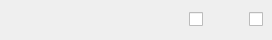
<ui version="4.0" >
 <author></author>
 <comment></comment>
 <exportmacro></exportmacro>
 <class>QtSignalSettingsWidget</class>
 <widget class="QWidget" name="QtSignalSettingsWidget" >
  <property name="geometry" >
   <rect>
    <x>0</x>
    <y>0</y>
    <width>272</width>
    <height>40</height>
   </rect>
  </property>
  <property name="windowTitle" >
   <string>Form</string>
  </property>
  <layout class="QVBoxLayout" >
   <property name="margin" >
    <number>9</number>
   </property>
   <property name="spacing" >
    <number>6</number>
   </property>
   <item>
    <layout class="QHBoxLayout" >
     <property name="margin" >
      <number>0</number>
     </property>
     <property name="spacing" >
      <number>6</number>
     </property>
     <item>
      <widget class="QLabel" name="signatureLabel" >
       <property name="text" >
        <string/>
       </property>
      </widget>
     </item>
     <item>
      <spacer>
       <property name="orientation" >
        <enum>Qt::Horizontal</enum>
       </property>
       <property name="sizeHint" >
        <size>
         <width>40</width>
         <height>20</height>
        </size>
       </property>
      </spacer>
     </item>
     <item>
      <widget class="QCheckBox" name="bindCB" >
       <property name="toolTip" >
        <string>Bind</string>
       </property>
       <property name="text" >
        <string/>
       </property>
      </widget>
     </item>
     <item>
      <spacer>
       <property name="orientation" >
        <enum>Qt::Horizontal</enum>
       </property>
       <property name="sizeType" >
        <enum>QSizePolicy::Fixed</enum>
       </property>
       <property name="sizeHint" >
        <size>
         <width>40</width>
         <height>20</height>
        </size>
       </property>
      </spacer>
     </item>
     <item>
      <widget class="QCheckBox" name="useAsTriggerCB" >
       <property name="toolTip" >
        <string>Use As Property Update Trigger</string>
       </property>
       <property name="text" >
        <string/>
       </property>
      </widget>
     </item>
    </layout>
   </item>
  </layout>
 </widget>
 <pixmapfunction></pixmapfunction>
 <resources/>
 <connections/>
</ui>
